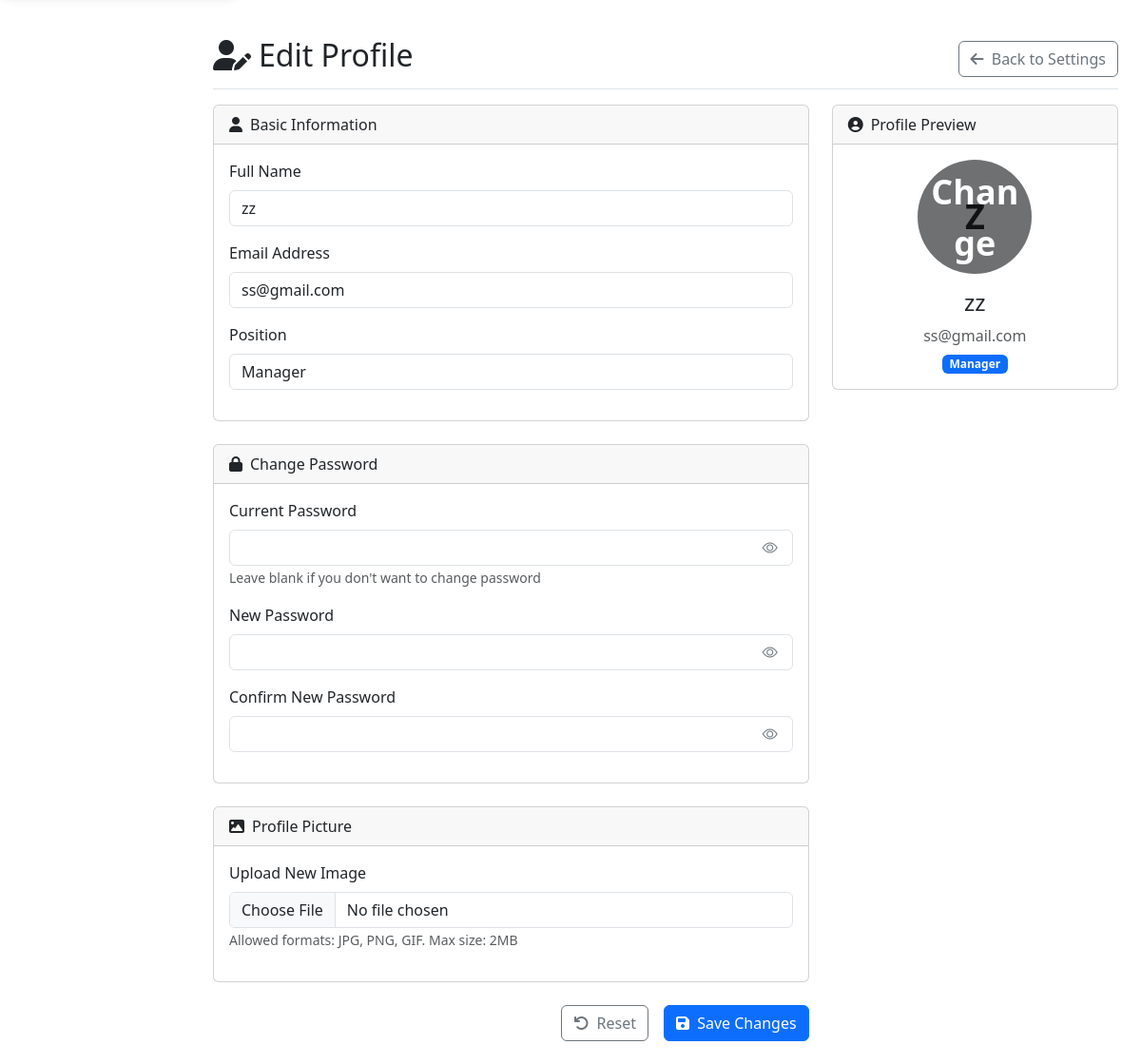
The page /staff_profile_edit.php (signed in, lower part) on the database as committed earlier.
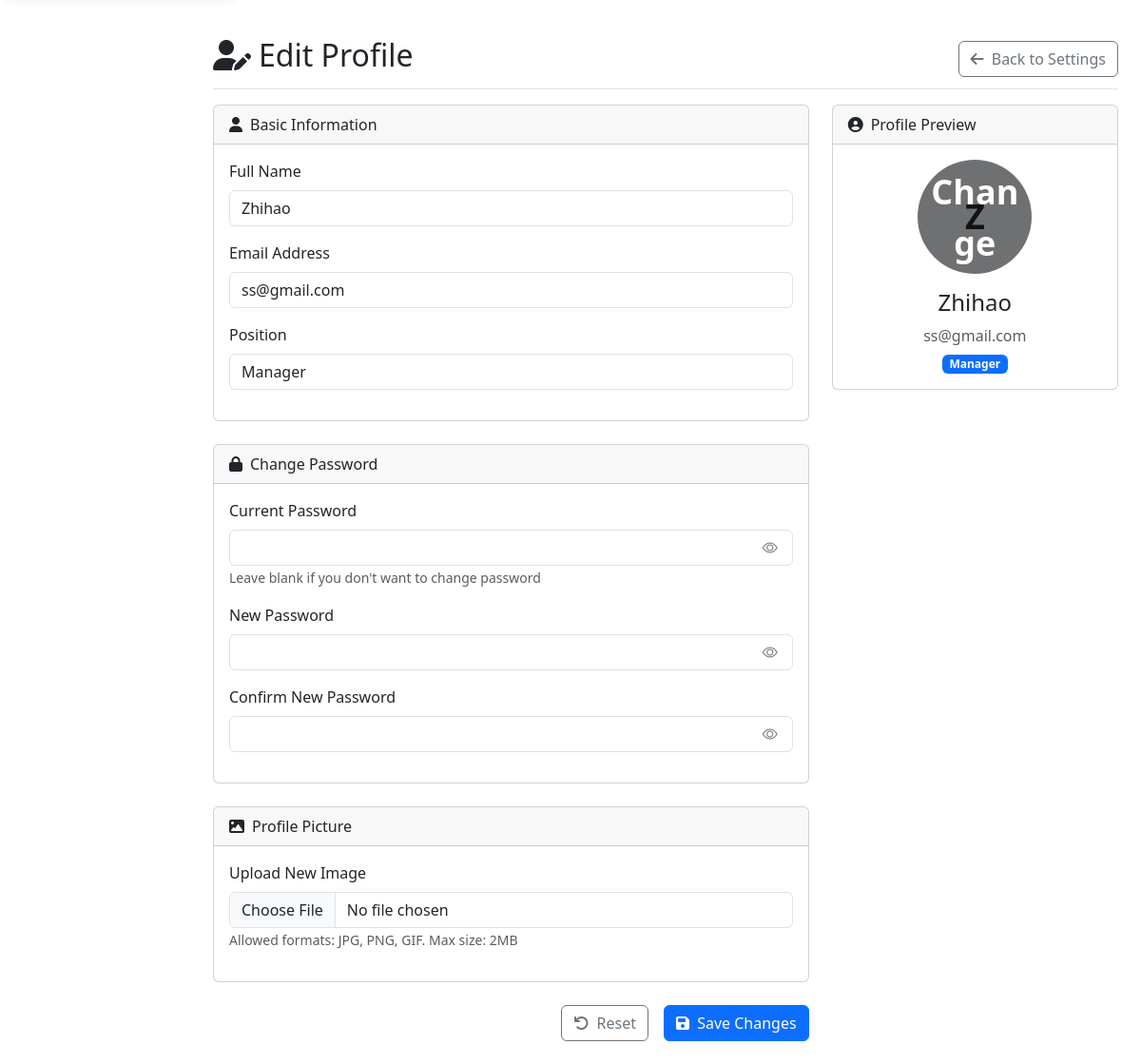
The same page on the database as committed later.
### tables this page shows
CREATE TABLE `staff` (
  `Staff_ID` int(11) NOT NULL,
  `Staff_name` varchar(50) NOT NULL,
  `Staff_Username` varchar(50) NOT NULL,
  `Staff_Password` varchar(50) NOT NULL,
  `created_at` timestamp NOT NULL DEFAULT current_timestamp(),
  `position` varchar(255) NOT NULL,
  `Staff_Email` varchar(100) NOT NULL,
  `status` varchar(20) NOT NULL DEFAULT 'Active',
  `reset_token` varchar(64) DEFAULT NULL,
  `reset_token_expires` datetime DEFAULT NULL,
  `password_reset_token` varchar(255) DEFAULT NULL,
  `token_expiry` datetime DEFAULT NULL,
  `login_attempts` int(11) DEFAULT 0,
  `last_failed_login` datetime DEFAULT NULL
);

### staff_profile_edit.php (the view, shortened to what the changed rows need)
<?php
$db = new mysqli('localhost', 'root', '', 'petshop');
$errors = [];
$staff_id = $_SESSION['staff_id'];
$query = "SELECT Staff_name, position, Staff_Email, Staff_password FROM staff WHERE Staff_ID = ?";
$stmt = $db->prepare($query);
$stmt->bind_param("i", $staff_id);
$stmt->execute();
$result = $stmt->get_result();
$staff = $result->fetch_assoc();
?>
<!DOCTYPE html>
<html lang="en">
<head>
    <link href="https://cdn.jsdelivr.net/npm/bootstrap@5.3.0/dist/css/bootstrap.min.css" rel="stylesheet">
    <link rel="stylesheet" href="https://cdnjs.cloudflare.com/ajax/libs/font-awesome/6.4.0/css/all.min.css">
    <link rel="stylesheet" href="https://cdn.jsdelivr.net/npm/bootstrap-icons@1.10.5/font/bootstrap-icons.css">
</head>
<body>
<div class="container-fluid">
    <div class="row">
        <main class="col-lg-10 ms-sm-auto p-4">
            <div class="d-flex justify-content-between flex-wrap flex-md-nowrap align-items-center pt-3 pb-2 mb-3 border-bottom">
                <h1 class="h2"><i class="fas fa-user-edit me-2"></i>Edit Profile</h1>
            </div>
            <div class="row">
                <div class="col-md-8">
                    <form id="profileForm" method="POST" enctype="multipart/form-data" class="needs-validation" novalidate>
                        <div class="card mb-4">
                            <div class="card-body">
                                <div class="mb-3">
                                    <label for="name" class="form-label">Full Name</label>
                                    <input type="text" class="form-control <?php echo isset($errors['name']) ? 'is-invalid' : ''; ?>"
                                           id="name" name="name" value="<?php echo htmlspecialchars($staff['Staff_name']); ?>" required>
                                </div>
                                <div class="mb-3">
                                    <label for="email" class="form-label">Email Address</label>
                                    <input type="email" class="form-control <?php echo isset($errors['email']) ? 'is-invalid' : ''; ?>"
                                           id="email" name="email" value="<?php echo htmlspecialchars($staff['Staff_Email']); ?>" required>
                                </div>
                                <div class="mb-3">
                                    <label for="position" class="form-label">Position</label>
                                    <input type="text" class="form-control" id="position"
                                           value="<?php echo htmlspecialchars($staff['position']); ?>" readonly>
                                </div>
                            </div>
                        </div>
                    </form>
                </div>
                <div class="col-md-4">
                    <div class="card">
                        <div class="card-body text-center">
                            <div class="user-avatar mx-auto mb-3">
                                <?php
                                $avatar_path = "staff_avatars/" . $_SESSION['staff_id'] . ".jpg";
                                if (file_exists($avatar_path)): ?>
                                    <img src="<?php echo $avatar_path; ?>" id="avatarPreview" alt="Profile Image">
                                <?php else: ?>
                                    <span id="avatarInitials">
                                        <?php
                                        $name = $staff['Staff_name'];
                                        $initials = strtoupper(substr($name, 0, 1));
                                        echo $initials;
                                        ?>
                                    </span>
                                <?php endif; ?>
                                <div class="user-avatar-edit" onclick="document.getElementById('avatar').click()">
                                    <i class="fas fa-camera me-1"></i> Change
                                </div>
                            </div>
                            <h4 id="namePreview"><?php echo htmlspecialchars($staff['Staff_name']); ?></h4>
                            <p class="text-muted mb-1" id="emailPreview"><?php echo htmlspecialchars($staff['Staff_Email']); ?></p>
                            <span class="badge bg-primary"><?php echo htmlspecialchars($staff['position']); ?></span>
                        </div>
                    </div>
                </div>
            </div>
        </main>
    </div>
</div>
</body>
</html>

Rows that differ between the two databases and show on the page:
changed staff "ss@gmail.com": name "zz" → "Zhihao"; Staff_name "zz" → "Zhihao"
